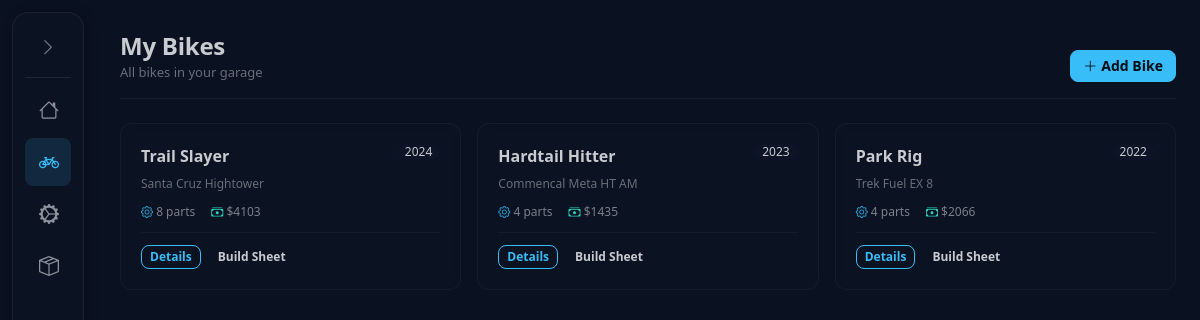
/bikes, run on an earlier commit of the app's database.
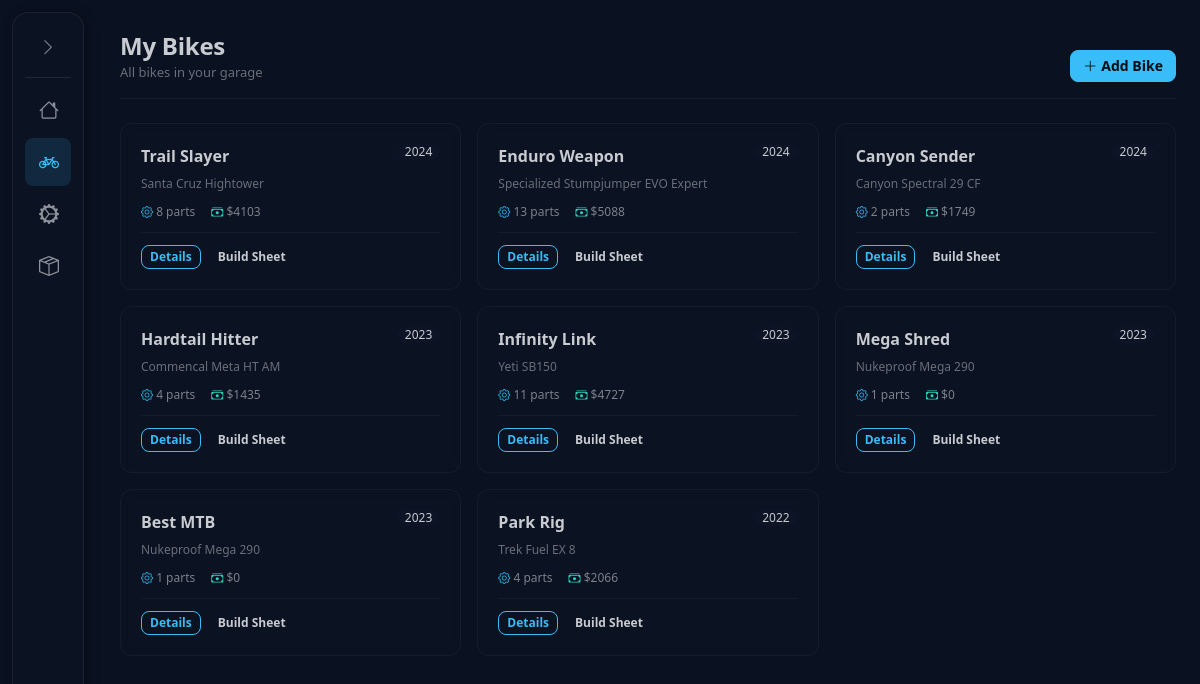
And on a later commit of the database.
### tables this page shows
CREATE TABLE bikes (
    id INTEGER PRIMARY KEY AUTOINCREMENT,
    name TEXT NOT NULL,
    frame_id INTEGER NOT NULL REFERENCES frames(id) ON DELETE CASCADE,
    notes TEXT
);

### app.py (the view)
@app.route('/bikes')
def bikes_list():
    bikes = query_db("""
        SELECT b.id, b.name, b.notes,
               f.brand, f.model AS frame_model, f.year,
               COUNT(CASE WHEN bc.removal_date IS NULL THEN 1 END) AS installed_count,
               COALESCE(SUM(CASE WHEN bc.removal_date IS NULL THEN bc.price ELSE 0 END), 0) AS total_cost
        FROM bikes b
        JOIN frames f ON b.frame_id = f.id
        LEFT JOIN bike_components bc ON b.id = bc.bike_id
        GROUP BY b.id
        ORDER BY f.year DESC
    """)
    return render_template('bikes.html', bikes=bikes)

### app.py (called while the page is built)
def get_db():
    if 'db' not in g:
        g.db = sqlite3.connect(DATABASE)
        g.db.row_factory = sqlite3.Row
        g.db.execute("PRAGMA foreign_keys = ON")
    return g.db

def query_db(query, args=(), one=False):
    cur = get_db().execute(query, args)
    rv = cur.fetchall()
    cur.close()
    return (rv[0] if rv else None) if one else rv

### templates/bikes.html (shortened to what this page needs)
{% extends "base.html" %}
{% block content %}
<div class="page-header">
    <div>
        <h1 class="page-title">My Bikes</h1>
        <p class="page-subtitle">All bikes in your garage</p>
    </div>
    <a href="{{ url_for('bike_new') }}" class="btn btn-sm btn-primary gap-1"><i class="bi bi-plus-lg"></i> Add Bike</a>
</div>
<div class="grid grid-cols-1 md:grid-cols-2 lg:grid-cols-3 gap-4">
    {% for bike in bikes %}
    <a href="{{ url_for('bike_detail', bike_id=bike.id) }}" class="list-card block">
        <div class="flex items-start justify-between mb-2">
            <h2 class="font-bold text-base">{{ bike.name }}</h2>
            <span class="badge badge-ghost badge-sm">{{ bike.year or '' }}</span>
        </div>
        <p class="text-xs text-base-content/50 mb-3">{{ bike.brand }} {{ bike.frame_model }}</p>
        <div class="flex items-center gap-4 text-xs text-base-content/60">
            <span><i class="bi bi-gear text-primary"></i> {{ bike.installed_count }} parts</span>
            <span><i class="bi bi-cash-stack text-success"></i> ${{ "%.0f"|format(bike.total_cost) }}</span>
        </div>
        <div class="flex gap-2 mt-3 pt-3 border-t border-base-content/5">
            <span class="btn btn-xs btn-primary btn-outline pointer-events-none">Details</span>
            <span class="btn btn-xs btn-ghost pointer-events-none">Build Sheet</span>
        </div>
    </a>
    {% endfor %}
</div>
{% endblock %}

### templates/base.html (shortened to what this page needs)
<!DOCTYPE html>
<html lang="en" data-theme="night">
<head>
    <link href="https://cdn.jsdelivr.net/npm/daisyui@4/dist/full.min.css" rel="stylesheet" />
    <script src="https://cdn.tailwindcss.com"></script>
    <link href="https://cdn.jsdelivr.net/npm/bootstrap-icons@1.11.3/font/bootstrap-icons.min.css" rel="stylesheet">
    <link href="{{ url_for('static', filename='style.css') }}" rel="stylesheet">
</head>
<body class="min-h-screen bg-base-300 text-base-content">
    <aside id="sidebar" class="sidebar collapsed">
        <div class="sidebar-header">
            <button id="sidebarToggle" class="sidebar-toggle" title="Toggle sidebar">
                <i class="bi bi-chevron-right"></i>
            </button>
        </div>
        <div class="sidebar-divider"></div>
        <nav class="sidebar-nav">
            <a href="{{ url_for('index') }}" class="sidebar-link {{ 'active' if request.endpoint == 'index' }}" title="Dashboard">
                <i class="bi bi-house sidebar-icon"></i>
            </a>
            <a href="{{ url_for('bikes_list') }}" class="sidebar-link {{ 'active' if request.endpoint and request.endpoint.startswith('bike') }}" title="Bikes">
                <i class="bi bi-bicycle sidebar-icon"></i>
            </a>
            <a href="{{ url_for('components_list') }}" class="sidebar-link {{ 'active' if request.endpoint and request.endpoint.startswith('component') }}" title="Components">
                <i class="bi bi-gear-wide-connected sidebar-icon"></i>
            </a>
            <a href="{{ url_for('inventory_list') }}" class="sidebar-link {{ 'active' if request.endpoint and request.endpoint.startswith('inventory') }}" title="Inventory">
                <i class="bi bi-box-seam sidebar-icon"></i>
            </a>
        </nav>
    </aside>
    <div id="mainWrapper" class="main-wrapper collapsed">
        <main class="flex-1 w-full max-w-7xl mx-auto px-4 sm:px-6 py-8">
            {% block content %}{% endblock %}
        </main>
    </div>
</body>
</html>

### static/style.css (style rules this page uses)
.sidebar { position: fixed; top: 0.75rem; left: 0.75rem; height: calc(100vh - 1.5rem); width: 14rem; background: oklch(var(--b2) / 0.85); backdrop-filter: blur(12px); -webkit-backdrop-filter: blur(12px); display: flex; flex-direction: column; padding: 0.75rem; z-index: 50; transition: width 0.25s ease; overflow: hidden; box-shadow: 2px 0 12px rgba(0, 0, 0, 0.3); border-radius: 1rem; border: 1px solid oklch(var(--bc) / 0.08); }
.sidebar.collapsed { width: 4.5rem; }
.main-wrapper { display: flex; flex-direction: column; min-height: 100vh; margin-left: 15.5rem; transition: margin-left 0.25s ease; }
.main-wrapper.collapsed { margin-left: 6rem; }
.sidebar-header { display: flex; align-items: center; justify-content: space-between; flex-shrink: 0; height: 2.75rem; overflow: hidden; }
.sidebar.collapsed .sidebar-header { justify-content: center; }
.sidebar-toggle { display: flex; align-items: center; justify-content: center; width: 2.25rem; height: 2.25rem; border-radius: 0.5rem; border: none; background: transparent; color: oklch(var(--bc) / 0.6); font-size: 1.1rem; cursor: pointer; transition: background 0.15s, color 0.15s, transform 0.3s ease; flex-shrink: 0; }
.sidebar-divider { height: 1px; background: oklch(var(--bc) / 0.1); margin: 0.5rem 0; flex-shrink: 0; }
.sidebar-nav { display: flex; flex-direction: column; gap: 0.25rem; flex: 1; overflow-y: auto; overflow-x: hidden; }
.sidebar-link { display: flex; align-items: center; gap: 0.75rem; padding: 0.375rem; border-radius: 0.5rem; color: oklch(var(--bc) / 0.7); text-decoration: none; white-space: nowrap; overflow: hidden; transition: background 0.15s, color 0.15s; flex-shrink: 0; }
.sidebar-link.active { background: oklch(var(--p) / 0.12); color: oklch(var(--p)); }
.sidebar-icon { display: flex; align-items: center; justify-content: center; width: 2.25rem; height: 2.25rem; font-size: 1.25rem; flex-shrink: 0; }
.sidebar-link { transition: background 0.15s, color 0.15s, transform 0.25s ease, opacity 0.25s ease; }
.sidebar-nav .sidebar-link:nth-child(1) { transition-delay: 0.05s; }
.sidebar-nav .sidebar-link:nth-child(2) { transition-delay: 0.1s; }
.sidebar-nav .sidebar-link:nth-child(3) { transition-delay: 0.15s; }
.sidebar-nav .sidebar-link:nth-child(4) { transition-delay: 0.2s; }
.sidebar.collapsed .sidebar-nav .sidebar-link { transition-delay: 0s; }
.page-header { display: flex; flex-wrap: wrap; align-items: flex-end; justify-content: space-between; gap: 1rem; padding-bottom: 1rem; margin-bottom: 1.5rem; border-bottom: 1px solid oklch(var(--bc) / 0.06); }
.page-title { font-size: 1.5rem; font-weight: 700; letter-spacing: -0.01em; line-height: 1.2; }
.page-subtitle { font-size: 0.8125rem; color: oklch(var(--bc) / 0.5); margin-top: 0.125rem; }
.list-card { background: oklch(var(--b2) / 0.5); backdrop-filter: blur(6px); -webkit-backdrop-filter: blur(6px); border: 1px solid oklch(var(--bc) / 0.06); border-radius: 0.75rem; padding: 1.25rem; text-decoration: none; color: inherit; transition: transform 0.2s ease, box-shadow 0.2s ease, border-color 0.2s ease; }

What changed in the data, as far as the page shows it:
added bikes: name "Enduro Weapon", year "2024", brand "Specialized", frame_model "Stumpjumper EVO Expert", installed_count "13", total_cost "5088"
added bikes: name "Canyon Sender", year "2024", brand "Canyon", frame_model "Spectral 29 CF", installed_count "2", total_cost "1749"
added bikes: name "Infinity Link", year "2023", brand "Yeti", frame_model "SB150", installed_count "11", total_cost "4727"
added bikes: name "Mega Shred", year "2023", brand "Nukeproof", frame_model "Mega 290", installed_count "1", total_cost "0"
added bikes: name "Best MTB", year "2023", brand "Nukeproof", frame_model "Mega 290", installed_count "1", total_cost "0"
